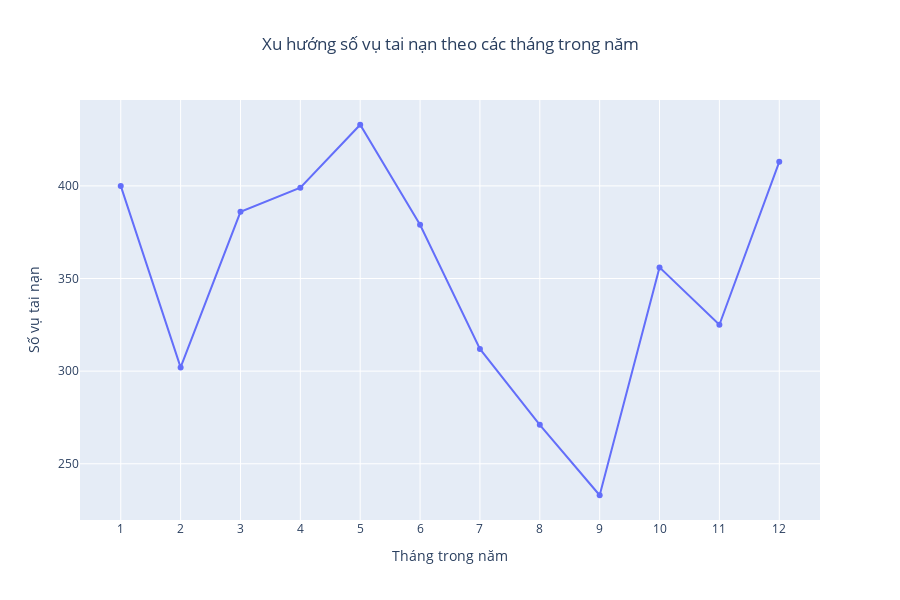

The notebook cell saved with this chart:
### Code cell
# Kiểm tra dữ liệu đầu vào
print(data['Ngày xảy ra tai nạn'].head(20))  # Kiểm tra dữ liệu thô

# Chuyển đổi ngày với định dạng phù hợp
data['Ngày xảy ra tai nạn'] = pd.to_datetime(data['Ngày xảy ra tai nạn'], format='%d/%m/%Y', errors='coerce')

# Loại bỏ các giá trị không hợp lệ (NaT)
data = data.dropna(subset=['Ngày xảy ra tai nạn'])

# Trích xuất tháng từ ngày
data['Tháng'] = data['Ngày xảy ra tai nạn'].dt.month

# Đếm số vụ tai nạn theo tháng
monthly_accidents = data['Tháng'].value_counts().sort_index().reset_index()
monthly_accidents.columns = ['Tháng', 'Số vụ']

# Vẽ biểu đồ
fig_monthly = px.line(
    monthly_accidents,
    x='Tháng',
    y='Số vụ',
    title='Xu hướng số vụ tai nạn theo các tháng trong năm',
    labels={'Tháng': 'Tháng', 'Số vụ': 'Số vụ'},
    markers=True
)

# Tùy chỉnh hiển thị
fig_monthly.update_layout(
    title_x=0.5,
    xaxis=dict(tickmode='linear', dtick=1),
    xaxis_title='Tháng trong năm',
    yaxis_title='Số vụ tai nạn',
    width=900,
    height=600,
    font=dict(size=12)
)

# Hiển thị biểu đồ
fig_monthly.show()

### Figure 1 — Plotly figure (JSON) as saved in the notebook; plotly's stock layout.template omitted (floating-point values rounded to 4 significant figures)
{"data": [{"hovertemplate": "Tháng=%{x}<br>Số vụ=%{y}<extra></extra>", "legendgroup": "", "line": {"color": "#636efa", "dash": "solid"}, "marker": {"symbol": "circle"}, "mode": "lines+markers", "name": "", "orientation": "v", "showlegend": false, "type": "scatter", "x": [1, 2, 3, 4, 5, 6, 7, 8, 9, 10, 11, 12], "xaxis": "x", "y": [400, 302, 386, 399, 433, 379, 312, 271, 233, 356, 325, 413], "yaxis": "y"}], "layout": {"font": {"size": 12}, "height": 600, "legend": {"tracegroupgap": 0}, "title": {"text": "Xu hướng số vụ tai nạn theo các tháng trong năm", "x": 0.5}, "width": 900, "xaxis": {"anchor": "y", "domain": [0, 1], "dtick": 1, "tickmode": "linear", "title": {"text": "Tháng trong năm"}}, "yaxis": {"anchor": "x", "domain": [0, 1], "title": {"text": "Số vụ tai nạn"}}}}
